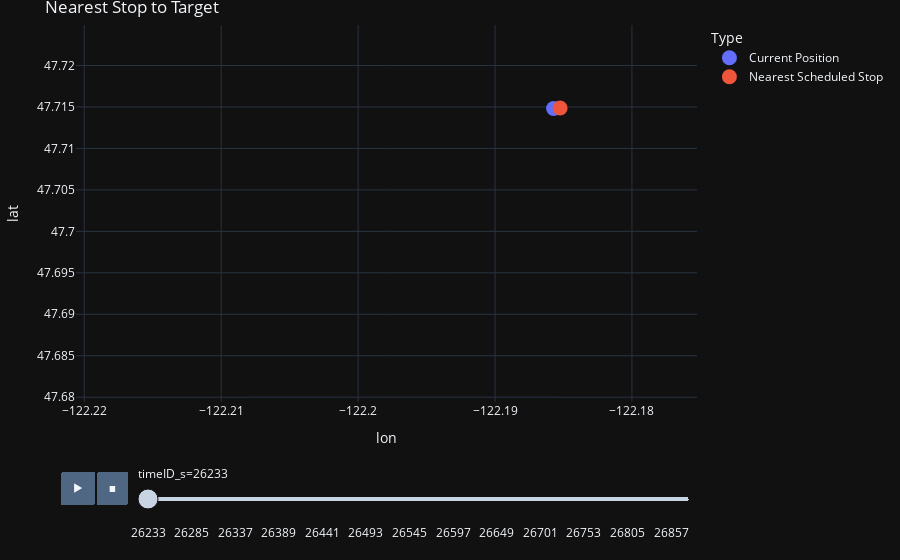

Here is the notebook cell this chart was saved with:
### Code cell
# Plot closest stop updates across shingle
plot_data = shingle_data
next_stops = plot_data[['stop_lon','stop_lat','timeID_s']]
next_stops.columns = ["lon","lat","timeID_s"]
next_stops['Type'] = "Nearest Scheduled Stop"
next_points = shingle_data[['lon','lat','timeID_s']]
next_points['Type'] = "Current Position"
next_points = shape_utils.interpolate_trajectories(next_points, 'Type')
next_stops = shape_utils.fill_trajectories(next_stops, np.min(next_points['timeID_s']), np.max(next_points['timeID_s']), 'Type')
plot_data = pd.concat([next_points, next_stops], axis=0)

fig = px.scatter(
    plot_data,
    title=f"Nearest Stop to Target",
    x="lon",
    y="lat",
    range_x=[np.min(plot_data['lon'])-.01, np.max(plot_data['lon'])+.01],
    range_y=[np.min(plot_data['lat'])-.01, np.max(plot_data['lat'])+.01],
    animation_frame="timeID_s",
    animation_group="Type",
    color="Type"
)
fig.update_traces(marker={'size': 15})
fig.update_layout(
  template='plotly_dark',
  margin=dict(r=60, t=25, b=40, l=60)
)
fig.layout.updatemenus[0].buttons[0].args[1]['frame']['duration'] = 30
fig.layout.updatemenus[0].buttons[0].args[1]['transition']['duration'] = 5
fig.write_html("../plots/nearest_stop.html")
fig.show()
